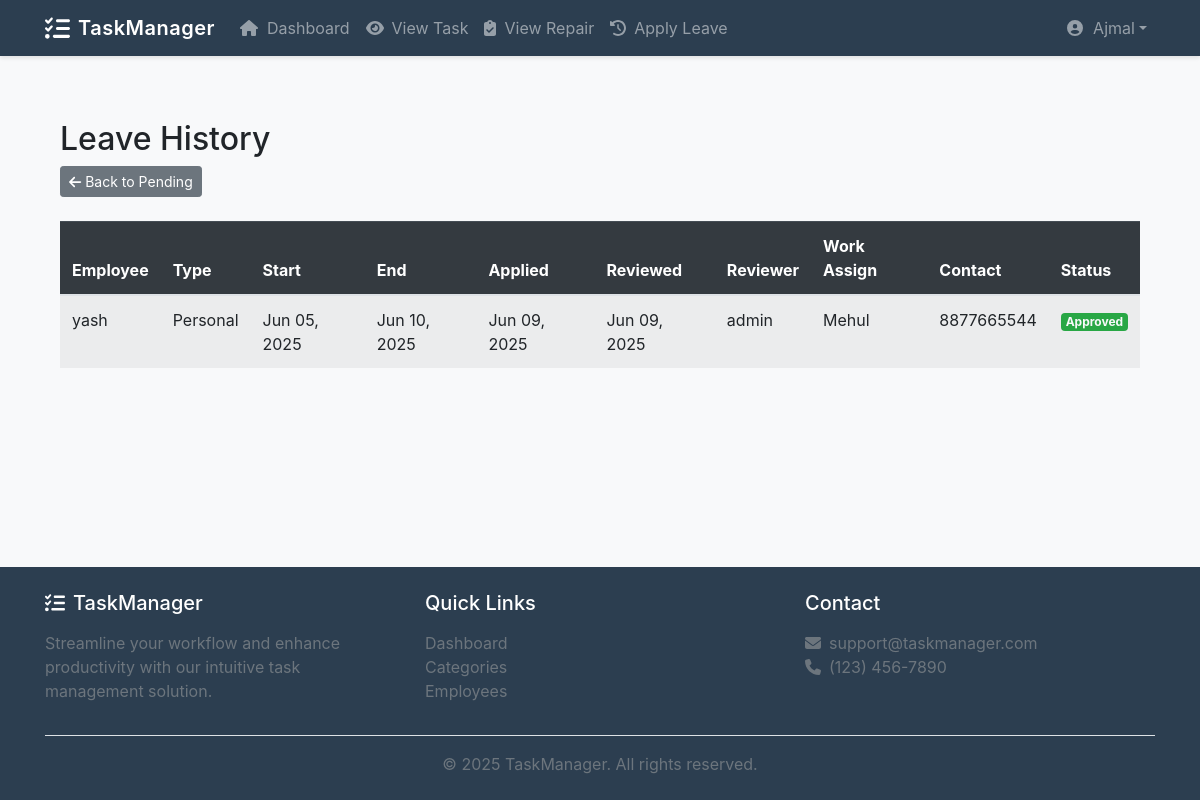
The page /leaves/history/ (signed in) on the database its author committed.
### leave_management/models.py (models this page shows, shortened)
class LeaveRequest(models.Model):
    STATUS_CHOICES = [
        ('pending', 'Pending'),
        ('approved', 'Approved'),
        ('rejected', 'Rejected'),
        ('cancelled', 'Cancelled'),
    ]
    employee = models.ForeignKey(Employee, on_delete=models.CASCADE, related_name='leave_requests',
                                 help_text="The employee submitting this leave request.")
    leave_type = models.ForeignKey(LeaveType, on_delete=models.CASCADE,
                                   help_text="The type of leave being requested.")
    start_date = models.DateField(help_text="The first day of the requested leave.")
    end_date = models.DateField(help_text="The last day of the requested leave.")
    reason = models.TextField(
        blank=False,
        help_text="Detailed reason for the leave request (min. 20, max. 500 characters)."
    )
    emergency_contact = models.CharField(
        max_length=100,
        blank=True,
        null=True,
        help_text="Name and contact number of a person to contact during leave."
    )
    work_handover = models.TextField(
        blank=True,
        null=True,
        help_text="Details about work delegation or handover arrangements."
    )
    status = models.CharField(max_length=10, choices=STATUS_CHOICES, default='pending',
                              help_text="Current status of the leave request.")
    applied_at = models.DateTimeField(auto_now_add=True,
                                      help_text="Timestamp when the leave request was submitted.")
    reviewed_at = models.DateTimeField(null=True, blank=True,
                                       help_text="Timestamp when the leave request was reviewed.")
    reviewer = models.ForeignKey(User, null=True, blank=True, on_delete=models.SET_NULL, related_name='reviewed_leaves',
                                 help_text="The user (manager/admin) who reviewed this leave request.")
    class Meta:
        ordering = ['-applied_at']
        verbose_name = "Leave Request"
        verbose_name_plural = "Leave Requests"

class LeaveType(models.Model):
    name = models.CharField(max_length=50, unique=True)
    max_days_per_year = models.PositiveIntegerField(default=0, help_text="Maximum days allowed for this leave type per year.")
    is_paid = models.BooleanField(default=True)
    def __str__(self):
        return self.name

### people_management/models.py (models this page shows, shortened)
class Employee(models.Model):
    user = models.OneToOneField(User, on_delete=models.CASCADE)
    department = models.ForeignKey(Department, on_delete=models.CASCADE)
    email = models.EmailField(null=True, blank=True)
    default_category = models.ForeignKey(Category, on_delete=models.SET_NULL, null=True, blank=True)
    current_task = models.ForeignKey(Task, on_delete=models.SET_NULL, null=True, blank=True)

### leave_management/views.py (the view)
# urls.py: path('history/', views.leave_history, name='leave_history'),
@login_required
def leave_history(request):
    approved = LeaveRequest.objects.filter(status='approved')
    return render(request, 'leave_management/leave_history.html', {'approved': approved})

### leave_management/templates/leave_management/leave_history.html (shortened to what this page needs)
{% extends "task_management_system_app/base.html" %}  {% block content %}
<div class="container my-5">
  <div class="mb-4">
    <h1 class="h2">Leave History</h1>
    <a
      href="{% url 'leave_review_list' %}"
      class="btn btn-sm btn-secondary ms-2"
    >
      <i class="fas fa-arrow-left"></i> Back to Pending
    </a>
  </div>
  {% if approved %}
  <div class="table-responsive">
    <table class="table table-striped align-middle">
      <thead class="table-dark">
        <tr>
          <th>Employee</th>
          <th>Type</th>
          <th>Start</th>
          <th>End</th>
          <th>Applied</th>
          <th>Reviewed</th>
          <th>Reviewer</th>
          <th>Work Assign</th>
          <th>Contact</th>
          <th>Status</th>
        </tr>
      </thead>
      <tbody>
        {% for leave in approved %}
        <tr>
          <td>
            <div class="d-flex align-items-center">
              <div class="avatar-initials me-2">
                {{ leave.employee.user.username}}
              </div>
            </div>
          </td>
          <td>{{ leave.get_leave_type_display }}{{leave.leave_type}}</td>
          <td>{{ leave.start_date|date:"M d, Y" }}</td>
          <td>{{ leave.end_date|date:"M d, Y" }}</td>
          <td>{{ leave.applied_at|date:"M d, Y" }}</td>
          <td>{{ leave.reviewed_at|date:"M d, Y" }}</td>
          <td>
            {{ leave.reviewer.get_full_name|default:leave.reviewer.username }}
          </td>
          <td>
            {{ leave.work_handover }}
          </td>
          <td>
            {{ leave.emergency_contact }}
          </td>
          <td>
            <span
              class="badge {% if leave.status == 'approved' %}bg-success text-light{% else %}bg-danger text-light{% endif %}"
            >
              {{ leave.get_status_display }}
            </span>
          </td>
        </tr>
        {% endfor %}
      </tbody>
    </table>
  </div>
  {% else %}
  <div class="text-center py-5">
    <i class="fas fa-calendar-check fs-1 text-muted"></i>
    <h3 class="mt-3">No Records Found</h3>
    <p>No leave requests have been approved or rejected yet.</p>
  </div>
  {% endif %}
</div>
{% endblock %}

### task_management_system_app/templates/task_management_system_app/base.html (shortened to what this page needs)
<!DOCTYPE html>
<html lang="en">
  <head>
    <link
      rel="stylesheet"
      href="https://maxcdn.bootstrapcdn.com/bootstrap/4.5.2/css/bootstrap.min.css"
    />
    <link
      rel="stylesheet"
      href="https://cdnjs.cloudflare.com/ajax/libs/font-awesome/5.15.3/css/all.min.css"
    />
    <link
      rel="stylesheet"
      href="https://cdnjs.cloudflare.com/ajax/libs/font-awesome/6.4.0/css/all.min.css"
    />
  </head>
  <body>
    <nav class="navbar navbar-expand-lg navbar-dark fixed-top">
      <div class="container">
        {% if user.is_superuser %}
        <a
          class="navbar-brand d-flex align-items-center"
          href="{% url 'dashboard' %}"
        >
          <i class="fas fa-tasks fa-lg mr-2"></i>
          <span class="d-none d-sm-inline">TaskManager</span>
        </a>
        {% else %}
        <a
          class="navbar-brand d-flex align-items-center"
          href="{% url 'employee_dashboard' %}"
        >
          <i class="fas fa-tasks fa-lg mr-2"></i>
          <span class="d-none d-sm-inline">TaskManager</span>
        </a>
        {% endif %}
        <div class="collapse navbar-collapse" id="navbarNav">
          <ul class="navbar-nav mr-auto">
            {% if user.is_superuser %}
            <li class="nav-item">
              <a
                class="nav-link d-flex align-items-center"
                href="{% url 'dashboard' %}"
              >
                <i class="fas fa-home fa-fw mr-2"></i>
                <span>Dashboard</span>
              </a>
            </li>
            {% else %}
            <li class="nav-item">
              <a
                class="nav-link d-flex align-items-center"
                href="{% url 'employee_dashboard' %}"
              >
                <i class="fas fa-home fa-fw mr-2"></i>
                <span>Dashboard</span>
              </a>
            </li>
            {% endif %}
            {% if user.is_superuser %}
            <li class="nav-item">
              <a class="nav-link" href="{% url 'leave_review_list' %}">
                <i class="fas fa-user-shield mr-2"></i>Manage Leaves
              </a>
            </li>
            {% else %}
            <li class="nav-item">
              <a class="nav-link" href="{% url 'employee_task' %}">
                <i class="fas fa-eye mr-2"></i>View Task
              </a>
            </li>
            <li class="nav-item">
              <a class="nav-link" href="{% url 'assigned_repairs' %}">
                <i class="fas fa-clipboard-check mr-2"></i>View Repair
              </a>
            </li>
            <li class="nav-item">
              <a class="nav-link" href="{% url 'apply_leave' %}">
                <i class="fas fa-history mr-2"></i>Apply Leave
              </a>
            </li>
            {% endif %}
          </ul>
          <ul class="navbar-nav ml-auto">
            {% if user.is_authenticated %}
            <li class="nav-item dropdown">
              <a
                class="nav-link dropdown-toggle d-flex align-items-center"
                href="#"
                id="userMenu"
                data-toggle="dropdown"
              >
                <i class="fas fa-user-circle fa-fw mr-2"></i>
                <span>{{ user.username }}</span>
              </a>
            </li>
            {% endif %}
          </ul>
        </div>
      </div>
    </nav>
    <main class="flex-grow-1 mt-5 pt-4">
      <div class="container">
         {% block content %}{% endblock %}
      </div>
    </main>
    <footer class="footer py-4 mt-4">
      <div class="container">
        <div class="row">
          <div class="col-md-4 mb-4 mb-md-0">
            <h5 class="text-white mb-3">
              <i class="fas fa-tasks mr-2"></i>TaskManager
            </h5>
            <p class="text-muted">
              Streamline your workflow and enhance productivity with our
              intuitive task management solution.
            </p>
          </div>
          <div class="col-md-4 mb-4 mb-md-0">
            <h5 class="text-white mb-3">Quick Links</h5>
            <ul class="list-unstyled">
              <li>
                <a class="text-muted" href="{% url 'dashboard' %}">Dashboard</a>
              </li>
              <li>
                <a class="text-muted" href="{% url 'category_list' %}"
                  >Categories</a
                >
              </li>
              <li>
                <a class="text-muted" href="{% url 'employee_list' %}"
                  >Employees</a
                >
              </li>
            </ul>
          </div>
          <div class="col-md-4">
            <h5 class="text-white mb-3">Contact</h5>
            <ul class="list-unstyled">
              <li class="text-muted">
                <i class="fas fa-envelope mr-2"></i>support@taskmanager.com
              </li>
              <li class="text-muted">
                <i class="fas fa-phone mr-2"></i>(123) 456-7890
              </li>
            </ul>
          </div>
        </div>
        <div class="border-top pt-3 mt-3 text-center">
          <p class="text-muted mb-0">
            &copy; {% now "Y" %} TaskManager. All rights reserved.
          </p>
        </div>
      </div>
    </footer>
  </body>
</html>

### task_management_system_app/templates/task_management_system_app/base.html (style rules this page uses)
:root { --primary-color: #3498db; --secondary-color: #2c3e50; --accent-color: #e74c3c; }
body { min-height: 100vh; display: flex; flex-direction: column; background-color: #f8f9fa; }
.navbar { background-color: var(--secondary-color) !important; box-shadow: 0 2px 4px rgba(0, 0, 0, 0.1); }
.navbar-brand { font-weight: 600; letter-spacing: 0.5px; }
.nav-link { transition: all 0.3s ease; position: relative; }
.footer { background-color: var(--secondary-color); margin-top: auto; }

### rows shown on the page
LeaveRequest: employee.user.username "yash", leave_type "Personal", start_date "Jun 05, 2025", end_date "Jun 10, 2025", applied_at "Jun 09, 2025", reviewed_at "Jun 09, 2025", reviewer.get_full_name "admin", work_handover "Mehul", emergency_contact "8877665544", status "Approved"

### other values the page prints
{{ user.username }} "Ajmal"
